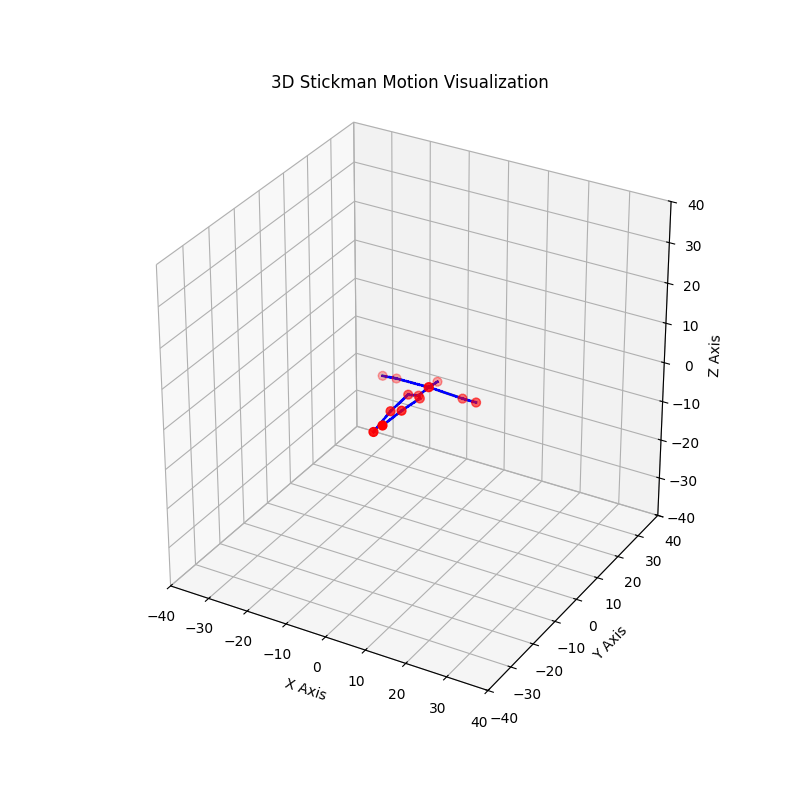
#> input picture 5/output/walk_generated.gif, 800 x 800 px
$ python slow_down_gifs.py
#> lines starting #> are read from the running program, lines starting #| are printed output that depends on the picture
from pathlib import Path

from PIL import Image, ImageSequence


OUTPUT_DIR = Path(__file__).resolve().parent / "output"
GIF_FILES = [
    OUTPUT_DIR / "walk_generated.gif",
    OUTPUT_DIR / "jump_generated.gif",
]


def zoom_frame(frame: Image.Image, zoom: float) -> Image.Image:
    if zoom <= 1:
        return frame.copy()

    width, height = frame.size
    crop_width = round(width / zoom)
    crop_height = round(height / zoom)
    left = (width - crop_width) // 2
    top = (height - crop_height) // 2
    cropped = frame.crop((left, top, left + crop_width, top + crop_height))
    return cropped.resize((width, height), Image.Resampling.LANCZOS)


def slow_down_gif(path: Path, fps: int = 4, zoom: float = 1.35) -> None:
#> called with fps = 4, zoom = 1.35
    duration_ms = round(1000 / fps)

    with Image.open(path) as image:
#> image is the input picture: PIL image 800x800 P; mean R, G, B 247.8, 247.5, 247.7
        frames = [
            zoom_frame(frame.convert("RGBA"), zoom)
            for frame in ImageSequence.Iterator(image)
        ]
#> in zoom_frame, `cropped = frame.crop((left, top, left + crop_width, top + crop_height))`:
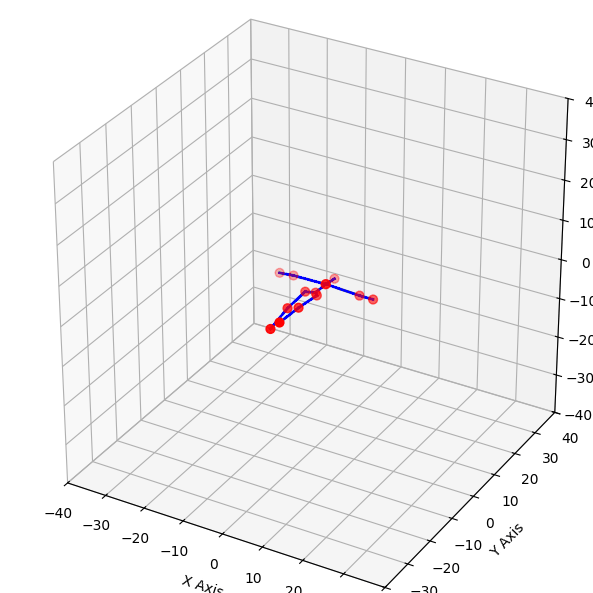
#> cropped: PIL image 593x593 RGBA; mean R, G, B, A 242.9, 242.4, 242.7, 255
#> frames = 48 items

    frames[0].save(
        path,
        save_all=True,
        append_images=frames[1:],
        duration=duration_ms,
        loop=0,
        disposal=2,
    )


def main() -> None:
    for path in GIF_FILES:
        if not path.exists():
            print(f"Pominieto brakujacy plik: {path}")
            continue

        slow_down_gif(path)
        print(f"Spowolniono animacje: {path}")


if __name__ == "__main__":
    main()
